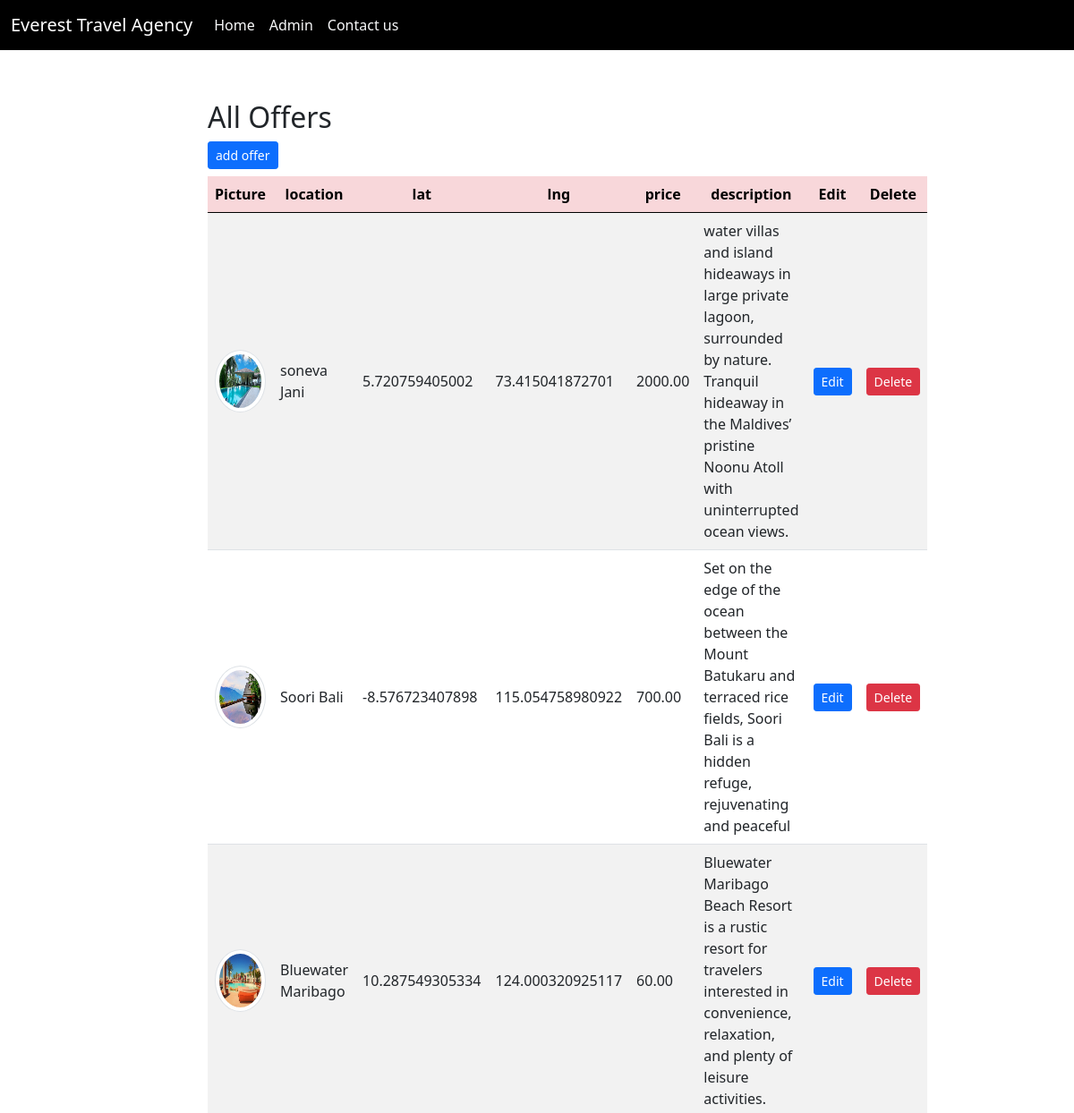
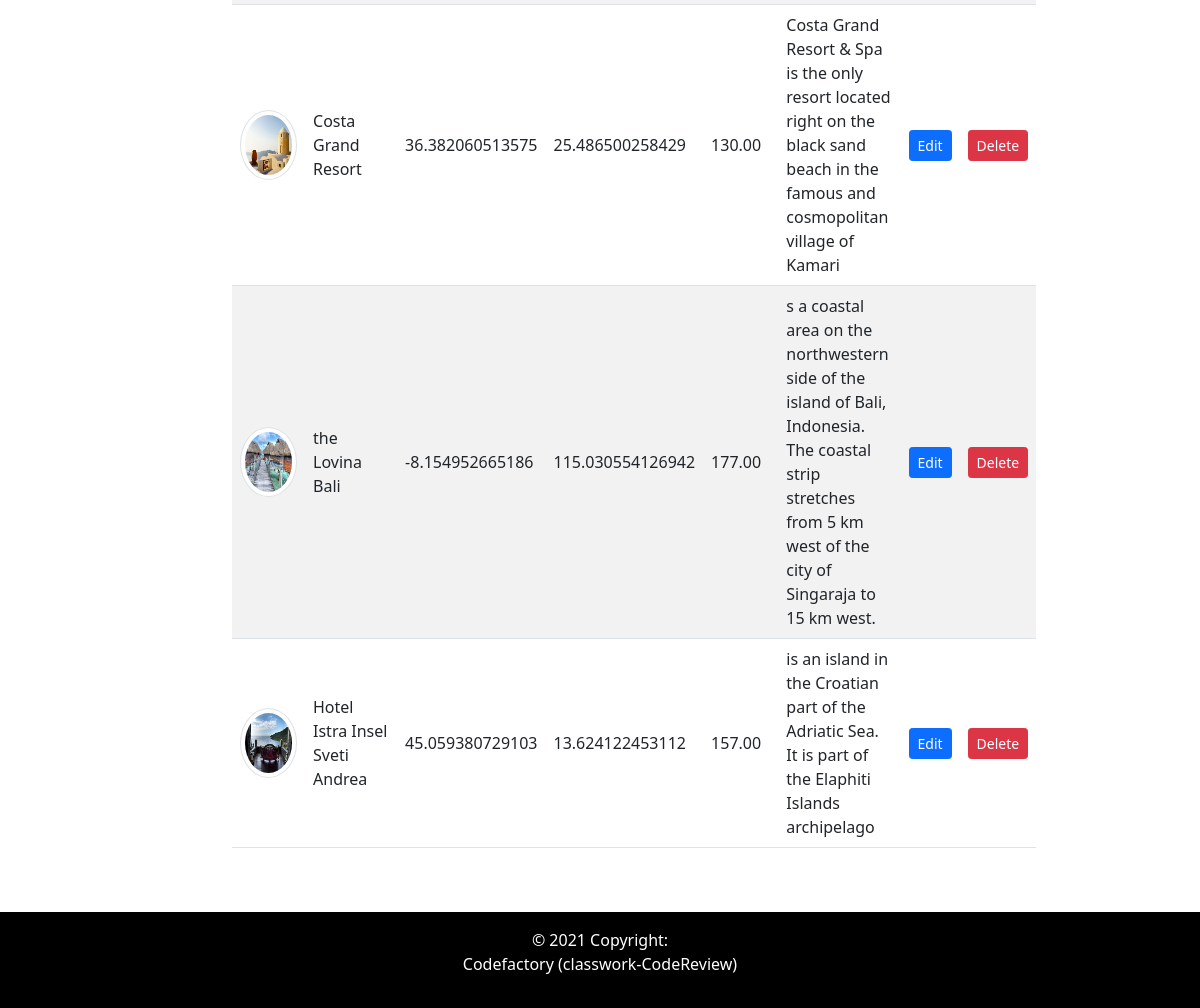
Page /offers/admin.php on the committed database (2 pictures, top to bottom).
### tables this page shows
CREATE TABLE `offers` (
  `id` int(11) NOT NULL,
  `location` varchar(255) NOT NULL,
  `description` text NOT NULL,
  `lat` decimal(20,12) NOT NULL,
  `lng` decimal(20,12) NOT NULL,
  `price` decimal(20,2) NOT NULL,
  `pic` varchar(255) DEFAULT NULL
);

### offers/admin.php (the view, shortened to what this page needs)
<?php
require_once '../components/db_connect.php';
$sql = "SELECT * FROM offers";
$result = mysqli_query($connect, $sql);
$tbody = '';
if ($result->num_rows > 0) {
    while ($row = $result->fetch_array(MYSQLI_ASSOC)) {
        $tbody .= "<tr id='".$row['id']."'>
            <td><img class='img-thumbnail rounded-circle' src='pictures/" . $row['pic'] . "' alt=" . $row['pic'] . "></td>
            <td>" . $row['location'] . "</td>
            <td>" . $row['lat'] . "</td>
            <td>" . $row['lng'] . "</td>
            <td>" . $row['price'] . "</td>
            <td>" . $row['description'] . "</td>
            <td><a href='update.php?id=" . $row['id'] . "'><button class='btn btn-primary btn-sm' type='button'>Edit</button></a></td>
            <td><a href='actions/a_delete.php?id=" . $row['id'] . "' class='btn btn-danger btn-sm' type='button'>Delete</a></td>
         </tr>";
    }
} else {
    $tbody = "<tr><td colspan='5'><center>No Data Available </center></td></tr>";
}
?>
<!DOCTYPE html>
<html lang="en">
<head>
    <?php require_once '../components/boot.php'?>
</head>
<body>
<nav class="navbar navbar-expand-lg navbar-light" style="background-color: black!important;">
  <div class="container-fluid">
    <a class="navbar-brand text-white" href="#">Everest Travel Agency</a>
    <div class="collapse navbar-collapse" id="navbarText">
      <ul class="navbar-nav me-auto mb-2 mb-lg-0">
        <li class="nav-item">
          <a class="nav-link active text-light" aria-current="page" href="../index.php">Home</a>
        </li>
        <li class="nav-item">
          <a class="nav-link active text-light" aria-current="page" href="#">Admin</a>
        </li>
        <li class="nav-item">
          <a class="nav-link active text-light" aria-current="page" href="#">Contact us</a>
        </li>
     </ul>
    </div>
  </div>
</nav>
<div class="container mt-5">
    <div class="row">
        <div class="col-2">
        </div>
        <div class="col-8 mt-2">
        <p class='h2'>All Offers</p> <a class="btn btn-sm btn-primary" style="text" href="create.php">add offer</a>
        <table class='table table-striped mt-2'>
            <thead class='table-danger '>
                <tr>
                    <th>Picture</th>
                    <th>location</th>
                    <th>lat</th>
                    <th>lng</th>
                    <th>price</th>
                    <th>description</th>
                    <th>Edit</th>
                    <th>Delete</th>
                </tr>
            </thead>
            <tbody>
            <?=$tbody?>
            </tbody>
        </table>
        </div>
    </div>
</div>
<footer class="text-center text-white mt-5" style="background-color: black;width:100%">
       <div class="text-center p-3" style="background-color: black;">
            © 2021 Copyright:
        <p class="text-white" >Codefactory (classwork-CodeReview)</p>
        </div>
        </footer>
</body>
</html>

### offers/admin.php (style rules this page uses)
.img-thumbnail { width: 70px !important; height: 70px !important; }
td { text-align: left; vertical-align: middle; }
tr { text-align: center; }

### rows in the picture
offers: pic (picture), location "soneva Jani", lat "5.720759405002", lng "73.415041872701", price "2000.00", description "water villas and island hideaways in large private lagoon, surrounded by nature. Tranquil hideaway in the Maldives’ pristine Noonu Atoll with uninterrupted ocean views."
offers: pic (picture), location "Soori Bali", lat "-8.576723407898", lng "115.054758980922", price "700.00", description "Set on the edge of the ocean between the Mount Batukaru and terraced rice fields, Soori Bali is a hidden refuge, rejuvenating and peaceful"
offers: pic (picture), location "Bluewater Maribago", lat "10.287549305334", lng "124.000320925117", price "60.00", description "Bluewater Maribago Beach Resort is a rustic resort for travelers interested in convenience, relaxation, and plenty of leisure activities."
offers: pic (picture), location "Costa Grand Resort", lat "36.382060513575", lng "25.486500258429", price "130.00", description "Costa Grand Resort & Spa is the only resort located right on the black sand beach in the famous and cosmopolitan village of Kamari"
offers: pic (picture), location "the Lovina Bali", lat "-8.154952665186", lng "115.030554126942", price "177.00", description "s a coastal area on the northwestern side of the island of Bali, Indonesia. The coastal strip stretches from 5 km west of the city of Singaraja to 15 km west."
offers: pic (picture), location "Hotel Istra Insel Sveti Andrea", lat "45.059380729103", lng "13.624122453112", price "157.00", description "is an island in the Croatian part of the Adriatic Sea. It is part of the Elaphiti Islands archipelago"
